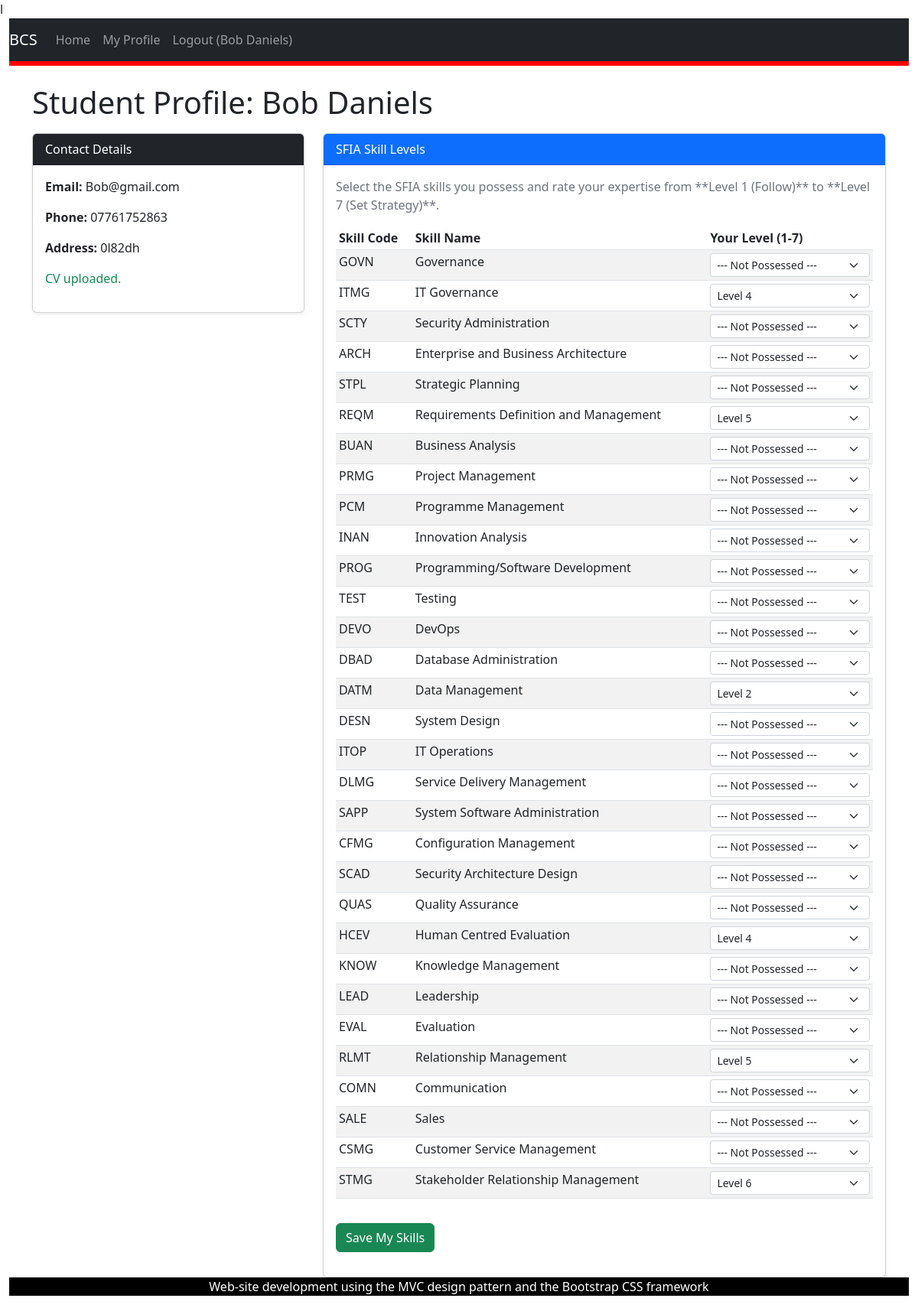
The page /student_profile.php (signed in) on the database its author committed.
### tables this page shows
CREATE TABLE "users"
(
    user_id        INTEGER
        primary key autoincrement,
    role           TEXT not null,
    email          TEXT not null
        unique,
    password_hash  TEXT not null
        unique,
    name           TEXT not null,
    phone_number   TEXT(12),
    postal_address TEXT,
    cv_file_path   TEXT,
    check (role IN ('admin', 'student', 'employer'))
);

### student_profile.php (called while the page is built, shortened)
<?php
require_once('Models/StudentDataSet.php');
require_once('Models/UsersDataSet.php');
$studentId = $_SESSION['user_id'];
$studentDataSet = new StudentDataSet();
$view = new stdClass();
$view->pageTitle = 'Student Profile';
$view->updateSuccess = false;
$view->updateError = false;
$usersDataSet = new UsersDataSet();
$view->user = $usersDataSet->fetchUserByID($studentId);
$view->allSkills = $studentDataSet->fetchAllSkillsWithStudentStatus($studentId);
require_once('Views/student_profile.phtml');

### Models/Database.php (called while the page is built, shortened)
<?php
class Database {
    protected static $_dbInstance = null;
    protected $_dbHandle;
    public static function getInstance() {
        if(self::$_dbInstance === null) {
            self::$_dbInstance = new self();
        }
        return self::$_dbInstance;
    }
    private function __construct() {
        try {
            $this->_dbHandle = new PDO("sqlite:identifier.sqlite");
        }
        catch (PDOException $e) {
            echo $e->getMessage();
        }
    }
    public function getdbConnection() {
        return $this->_dbHandle;
    }
}

### Models/UsersDataSet.php (called while the page is built, shortened)
<?php
require_once('Database.php');
require_once ('UsersData.php');
class UsersDataSet {
    protected $_dbHandle, $_dbInstance;
    public function __construct() {
        $this->_dbInstance = Database::getInstance();
        $this->_dbHandle = $this->_dbInstance->getdbConnection();
    }
    public function fetchUserByID($userId) {
        $sqlQuery = 'SELECT * FROM users WHERE user_id = :userId;';
        $statement = $this->_dbHandle->prepare($sqlQuery);
        $statement->bindParam(':userId', $userId, PDO::PARAM_INT);
        $statement->execute();
        $row = $statement->fetch(PDO::FETCH_ASSOC);
        if ($row) {
            return new UsersData($row);
        }
        return false;
    }
}

### Models/UsersData.php (called while the page is built, shortened)
<?php
class UsersData {
    protected $_user_id,$_role, $_email, $_password_hash, $_name, $_phone_number, $_postal_address, $_cv_file_path;
    public function __construct($dbRow) {
        $this->_email = $dbRow['email'];
        $this->_name = $dbRow['name'];
        $this->_phone_number = $dbRow['phone_number'];
        $this->_postal_address = $dbRow['postal_address'];
        $this->_cv_file_path = $dbRow['cv_file_path'];
    }
    public function getEmail() {
        return $this->_email;
    }
    public function getName() {
        return $this->_name;
    }
    public function getPhoneNumber() {
        return $this->_phone_number;
    }
    public function getPostalAddress() {
        return $this->_postal_address;
    }
    public function getCvFilePath() {
        return $this->_cv_file_path;
    }
}

### Models/StudentDataSet.php (called while the page is built, shortened)
<?php
require_once('Database.php');
require_once('StudentData.php');
class StudentDataSet {
    protected $_dbHandle, $_dbInstance;
    public function __construct() {
        $this->_dbInstance = Database::getInstance();
        $this->_dbHandle = $this->_dbInstance->getdbConnection();
    }
    public function fetchAllSkillsWithStudentStatus($studentId) {
        $sqlQuery = '
            SELECT
                s.skill_code,
                s.skill_name,
                ss.sfia_level
            FROM
                SFIA_skills s
            LEFT JOIN
                student_skills ss ON s.skill_code = ss.skill_code AND ss.student_id = :studentId;
        ';
        $statement = $this->_dbHandle->prepare($sqlQuery);
        $statement->bindParam(':studentId', $studentId, PDO::PARAM_INT);
        $statement->execute();
        $dataSet = [];
        while ($row = $statement->fetch(PDO::FETCH_ASSOC)) {
            $dataSet[] = new StudentData($row);
        }
        return $dataSet;
    }
}

### Models/StudentData.php (called while the page is built)
<?php
class StudentData {
    protected $_skill_code, $_skill_name, $_sfia_level;
    public function __construct($dbRow) {
        $this->_skill_code = $dbRow['skill_code'];
        $this->_skill_name = $dbRow['skill_name'];
        $this->_sfia_level = $dbRow['sfia_level'];
    }
    public function getSkillCode() {
        return $this->_skill_code;
    }
    public function getSkillName() {
        return $this->_skill_name;
    }
    public function getSfiaLevel() {
        return $this->_sfia_level;
    }
}

### Views/student_profile.phtml (the view, shortened to what this page needs)
<?php require('template/header.phtml'); ?>
    <div class="container mt-4">
        <div class="row">
            <div class="col-md-12">
                <h1 class="mb-3">Student Profile: <?php echo htmlspecialchars($view->user->getName()); ?></h1>
            </div>
            <div class="col-md-4">
                <div class="card shadow-sm mb-4">
                    <div class="card-header bg-dark text-white">Contact Details</div>
                    <div class="card-body">
                        <p><strong>Email:</strong> <?php echo htmlspecialchars($view->user->getEmail()); ?></p>
                        <p><strong>Phone:</strong> <?php echo htmlspecialchars($view->user->getPhoneNumber()); ?></p>
                        <p><strong>Address:</strong> <?php echo nl2br(htmlspecialchars($view->user->getPostalAddress())); ?></p>
                        <?php if ($view->user->getCvFilePath()): ?>
                            <p class="text-success">CV uploaded.</p>
                        <?php else: ?>
                            <p class="text-danger">No CV uploaded.</p>
                        <?php endif; ?>
                    </div>
                </div>
            </div>
            <div class="col-md-8">
                <div class="card shadow-sm">
                    <div class="card-header bg-primary text-white">SFIA Skill Levels</div>
                    <div class="card-body">
                        <p class="text-muted">Select the SFIA skills you possess and rate your expertise from **Level 1 (Follow)** to **Level 7 (Set Strategy)**.</p>
                        <form method="post" action="student_profile.php">
                            <table class="table table-striped table-sm">
                                <thead>
                                <tr>
                                    <th>Skill Code</th>
                                    <th>Skill Name</th>
                                    <th>Your Level (1-7)</th>
                                </tr>
                                </thead>
                                <tbody>
                                <?php
                                foreach ($view->allSkills as $skill):
                                    ?>
                                    <tr>
                                        <td><?php echo htmlspecialchars($skill->getSkillCode()); ?></td>
                                        <td><?php echo htmlspecialchars($skill->getSkillName()); ?></td>
                                        <td>
                                            <select name="skill_<?php echo htmlspecialchars($skill->getSkillCode()); ?>" class="form-select form-select-sm">
                                                <option value="0">--- Not Possessed ---</option>
                                                <?php for ($i = 1; $i <= 7; $i++): ?>
                                                    <option value="<?php echo $i; ?>"
                                                            <?php echo ($skill->getSfiaLevel() == $i) ? 'selected' : ''; ?>>
                                                        Level <?php echo $i; ?>
                                                    </option>
                                                <?php endfor; ?>
                                            </select>
                                        </td>
                                    </tr>
                                <?php endforeach; ?>
                                </tbody>
                            </table>
                            <button type="submit" class="btn btn-success mt-3">Save My Skills</button>
                        </form>
                    </div>
                </div>
            </div>
        </div>
    </div>
<?php require('template/footer.phtml'); ?>

### rows shown on the page
users: name "Bob Daniels", email "Bob@gmail.com", phone_number "07761752863", postal_address "0l82dh"

### other values the page prints
$_SESSION['name'] "Bob Daniels"
$skill->getSkillCode() "GOVN"
$skill->getSkillName() "Governance"
$skill->getSkillCode() "ITMG"
$skill->getSkillName() "IT Governance"
$skill->getSkillCode() "SCTY"
$skill->getSkillName() "Security Administration"
$skill->getSkillCode() "ARCH"
$skill->getSkillName() "Enterprise and Business Architecture"
$skill->getSkillCode() "STPL"
$skill->getSkillName() "Strategic Planning"
$skill->getSkillCode() "REQM"
$skill->getSkillName() "Requirements Definition and Management"
$skill->getSkillCode() "BUAN"
$skill->getSkillName() "Business Analysis"
